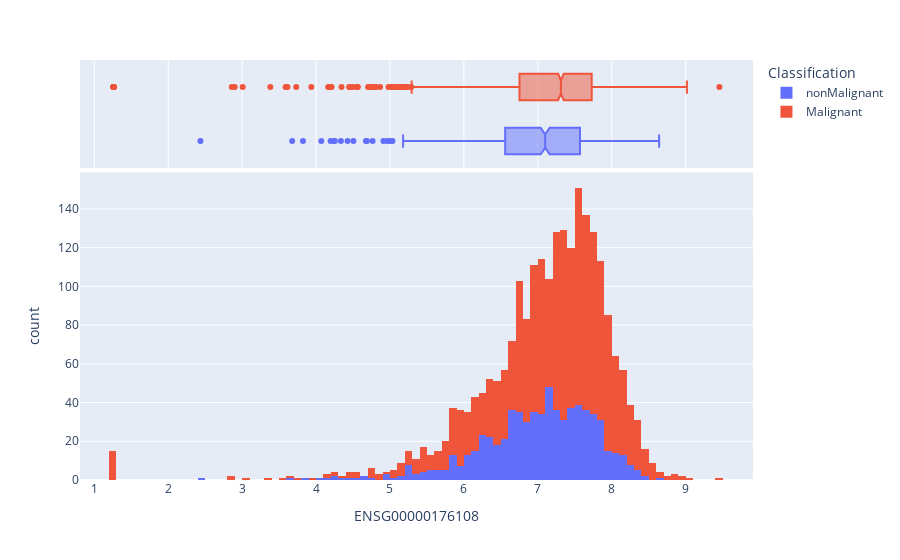

Notebook cell for this chart:
### Code cell
fig = px.histogram(df_genes_labels, x=column_gene_name,  color="Classification", marginal="box")
fig.show()

### Figure 1 — Plotly figure (JSON) as saved in the notebook; plotly's stock layout.template omitted (floating-point values rounded to 4 significant figures; data arrays with more than 128 entries replaced by an {"elided": "..."} marker saying what was removed)
{"data": [{"alignmentgroup": "True", "bingroup": "x", "hovertemplate": "Classification=nonMalignant<br>ENSG00000176108=%{x}<br>count=%{y}<extra></extra>", "legendgroup": "nonMalignant", "marker": {"color": "#636efa", "pattern": {"shape": ""}}, "name": "nonMalignant", "offsetgroup": "nonMalignant", "orientation": "v", "showlegend": true, "type": "histogram", "x": {"elided": "701 float values"}, "xaxis": "x", "yaxis": "y"}, {"alignmentgroup": "True", "hovertemplate": "Classification=nonMalignant<br>ENSG00000176108=%{x}<extra></extra>", "legendgroup": "nonMalignant", "marker": {"color": "#636efa"}, "name": "nonMalignant", "notched": true, "offsetgroup": "nonMalignant", "showlegend": false, "type": "box", "x": {"elided": "701 float values"}, "xaxis": "x2", "yaxis": "y2"}, {"alignmentgroup": "True", "bingroup": "x", "hovertemplate": "Classification=Malignant<br>ENSG00000176108=%{x}<br>count=%{y}<extra></extra>", "legendgroup": "Malignant", "marker": {"color": "#EF553B", "pattern": {"shape": ""}}, "name": "Malignant", "offsetgroup": "Malignant", "orientation": "v", "showlegend": true, "type": "histogram", "x": {"elided": "1626 float values"}, "xaxis": "x", "yaxis": "y"}, {"alignmentgroup": "True", "hovertemplate": "Classification=Malignant<br>ENSG00000176108=%{x}<extra></extra>", "legendgroup": "Malignant", "marker": {"color": "#EF553B"}, "name": "Malignant", "notched": true, "offsetgroup": "Malignant", "showlegend": false, "type": "box", "x": {"elided": "1626 float values"}, "xaxis": "x2", "yaxis": "y2"}], "layout": {"barmode": "relative", "legend": {"title": {"text": "Classification"}, "tracegroupgap": 0}, "margin": {"t": 60}, "xaxis": {"anchor": "y", "domain": [0, 1], "title": {"text": "ENSG00000176108"}}, "xaxis2": {"anchor": "y2", "domain": [0, 1], "matches": "x", "showgrid": true, "showticklabels": false}, "yaxis": {"anchor": "x", "domain": [0, 0.7326], "title": {"text": "count"}}, "yaxis2": {"anchor": "x2", "domain": [0.7426, 1], "matches": "y2", "showgrid": false, "showline": false, "showticklabels": false, "ticks": ""}}}
